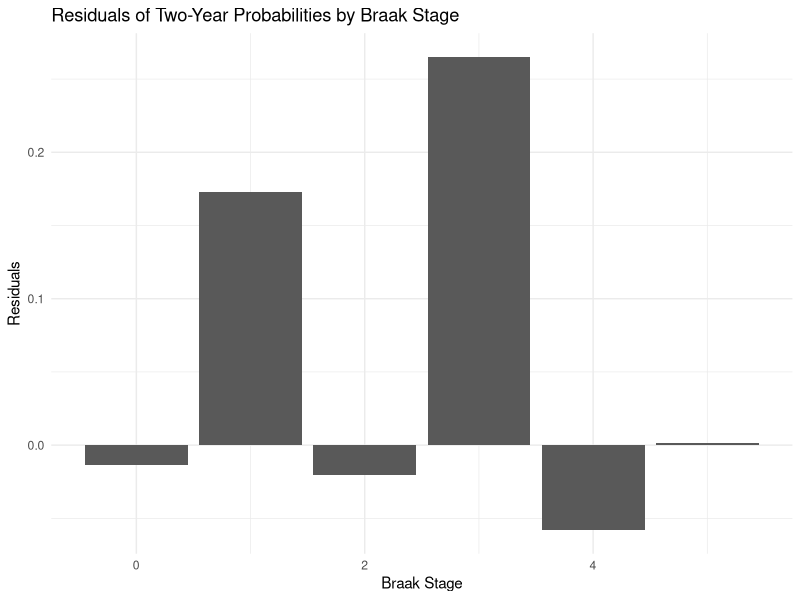

Here is the R script that generated this plot:
# Annual changes in underlying Braak histopathology

# Assumption 1: Hierarchical progression (i.e., cannot skip stages)
# Assumption 2: Monotonically worsening progression -- no improvement in Braak stage

# Create vector of Braak stages
braak_stages <- c(0,1,2,3,4,5,6)        # 6 Braak stages, sequential, plus one Braak 0 stage

# Define starting distribution in the population
braak_stage_distribution <- c(0.09, 0.08, 0.10, 0.11, 0.12, 0.20, 0.30)  # Distribution assumed based on most recent NACC neuropathology data

# Define sensitivity of PET for each Braak stage. For now, we disregard specificity (i.e., assume no false-positive staging)
# Vector elements follow the same order as braak_stages
pet_sensitivities <- c(1, 0.5, 0.5, 0.8, 0.8, 0.99, 1)

# Write a function to calculate annual and two-year probabilities of staying in the same Braak stage
#    given unobserved underlying histological probabilities and known initial distribution and test performance
pet_transitions <- function(probs_stay) {
  
  probs_stay <- c(probs_stay, 1)
  probs_progress <- 1 - probs_stay
  
  # Calculate true histopathology over time
  true_hist_progression <- data.frame(T0 = braak_stage_distribution,
                                      T1 = NA,
                                      T2 = NA,
                                      row.names = braak_stages)
  
  for (i in seq(braak_stages)) {
    if(i==1) {
      true_hist_progression$T1[i] <- true_hist_progression$T0[i] * probs_stay[i]
      true_hist_progression$T2[i] <- true_hist_progression$T1[i] * probs_stay[i]
    } else {
      true_hist_progression$T1[i] <- true_hist_progression$T0[i] * probs_stay[i] + true_hist_progression$T0[i-1] * probs_progress[i-1]
      true_hist_progression$T2[i] <- true_hist_progression$T1[i] * probs_stay[i] + true_hist_progression$T1[i-1] * probs_progress[i-1]
    }
  }
  
  pet_accurate <- data.frame(T0 = true_hist_progression$T0 * pet_sensitivities,
                             T1 = true_hist_progression$T1 * pet_sensitivities,
                             T2 = true_hist_progression$T2 * pet_sensitivities)
  
  # Since PET less likely to detect earlier stages, assume that inaccurately staged PET results are misclassified by 1 level
  # i.e., if 0.08 is B1 with 50% sensitivity, 0.04 will be accurately staged as B1, the rest will be B0
  # if 0.10 is B2 with 60% sensitivity, 0.06 will be accurately staged as B2, the rest will be B1 (NOT B0)
  pet_downstaged <- data.frame(T0 = true_hist_progression$T0 * (1-pet_sensitivities),
                               T1 = true_hist_progression$T1 * (1-pet_sensitivities),
                               T2 = true_hist_progression$T2 * (1-pet_sensitivities))
  
  pet_overall <- pet_accurate + rbind(pet_downstaged[2:7, ], c(0,0,0))
  
  pet_annual_probs_1 <- pmin(1, pet_overall$T1 / pet_overall$T0)
  pet_annual_probs_2 <- pmin(1, pet_overall$T2 / pet_overall$T1)
  
  pet_annual_probs_mean <- (pet_annual_probs_1 + pet_annual_probs_2) / 2
  
  pet_two_year_probs <- pmin(1, pet_overall$T2 / pet_overall$T0)
  
  result <- data.frame(annual_probs = pet_annual_probs_mean,
                       two_year_probs = pet_two_year_probs,
                       row.names = braak_stages)
  
  return(result)
}

# Define target "stay put" probabilities
target_data <- data.frame(annual = c(0.973, 0.807, 0.833, 0.151, 0.913, 0.709),
                          two_year = c(0.934, 0.660, 0.690, 0, 0.80, 0.5))
                 
# Define a function to calculate discrepancy between predictions and target data (in this case, sum of squared errors [SSE])
objective_function <- function(probs_stay) {
  predicted_probs <- pet_transitions(probs_stay)
  sse <- sum((predicted_probs$two_year_probs[-7] - target_data$two_year)^2)
  #sse_two_year <- sum((predicted_probs$two_year_probs - target_data$two_year_probs)^2)
  #total_sse <- sse_annual + sse_two_year
}

# Define initial guess for the annual probabilities of staying in the same stage
# First guess: All stages have 0.8 probability of staying the same next year, except for B6 which is 1 by definition
initial_probs <- c(0.9, 0.5, 0.5, 0.5, 0.5, 0.5) 

# Perform optimization
# Lower and upper arguments are vectors holding the lower and upper pounds of the parameters we're varying (in this case all bound at 0-1 since probabilities)
# The method is...
opt_results <- optim(par = initial_probs,
                     fn = objective_function,
                     method = "L-BFGS-B",
                     lower = rep(0, 6), upper = rep(1, 6))

calibrated_probs <- opt_results$par
print(calibrated_probs)
calibrated_results <- pet_transitions(calibrated_probs)

# Investigate residuals to evaluate calibration success
residual_error <- opt_results$value
residuals <- calibrated_results$two_year_probs[-7] - target_data$two_year
residuals_df <- data.frame(Braak_Stage = braak_stages[-7], Residuals = residuals)

library(ggplot2)
ggplot(residuals_df, aes(x = Braak_Stage, y = Residuals)) +
  geom_bar(stat = "identity") +
  theme_minimal() +
  labs(title = "Residuals of Two-Year Probabilities by Braak Stage",
       x = "Braak Stage",
       y = "Residuals")


# If accepting calibration, save transition probabilities in an RDS file
probs_out <- data.frame(current_braak = braak_stages, probability = calibrated_results$annual_probs)
saveRDS(probs_out, file = "tau_tangle_trans_probs_calibrated.RDS")
